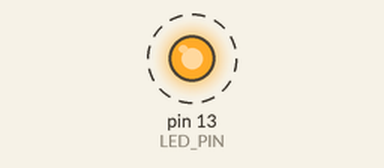
Simulated run of this sketch. Board: Arduino Uno, built with avr-gcc and run on an emulated ATmega328P. Shown: output pins drawn as LEDs (lit = HIGH). Dashed ring = blinking.

Above: at 0.5 s.
Timing chart, 0 to 4.6 s (numbered marks = the images above):
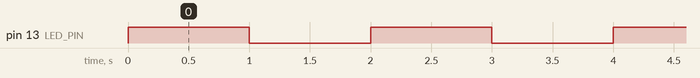

The sketch:

Blink2.ino
```cpp
#include <avr/io.h>
#include <avr/interrupt.h>

const byte LED_PIN = 13;
const byte METER_PIN = A4;

void setup() {
  pinMode(LED_PIN, OUTPUT);
  pinMode(METER_PIN, INPUT);

  Serial.begin(9600);

  startTimer();
}

void loop() {
  // Nothing to do in the main loop as the blinking is handled by interrupts
}

void startTimer() {
  noInterrupts(); // Disable interrupts

  // Set Timer1 in CTC mode with prescaler of 1024
  TCCR1A = 0; // Set entire TCCR1A register to 0
  TCCR1B = 0; // Same for TCCR1B
  TCNT1 = 0; // Initialize counter value to 0

  // Set compare match register for 1Hz increments
  OCR1A = 15624; // = (16e6) / (1024 * 1) - 1 (1Hz) - 1

  // Turn on CTC mode
  TCCR1B |= (1 << WGM12);

  // Set CS12, CS10 bits for 1024 prescaler
  TCCR1B |= (1 << CS12) | (1 << CS10);

  // Enable Timer1 interrupt
  TIMSK1 |= (1 << OCIE1A);

  interrupts(); // Enable interrupts
}

ISR(TIMER1_COMPA_vect) {
  digitalWrite(LED_PIN, !digitalRead(LED_PIN)); // Toggle LED
}
```

Measured:
- by itself, pin 13 (LED_PIN): alternates HIGH for 1.0 s and LOW for 1.0 s
